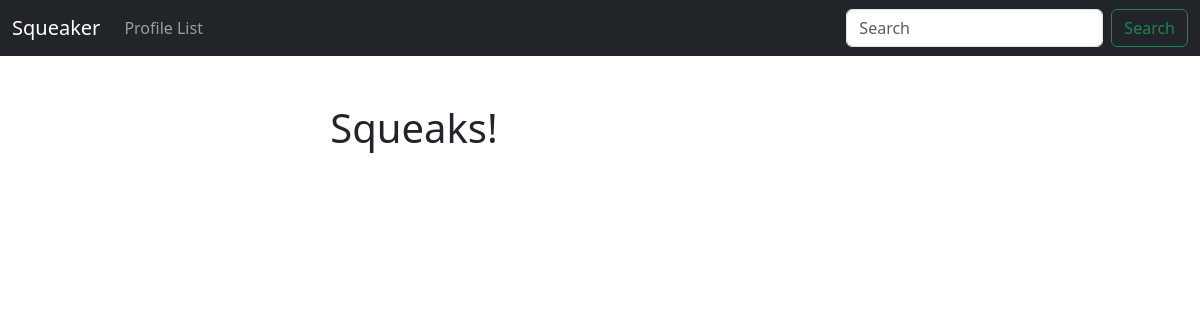
Before: /home/ with the older database file.
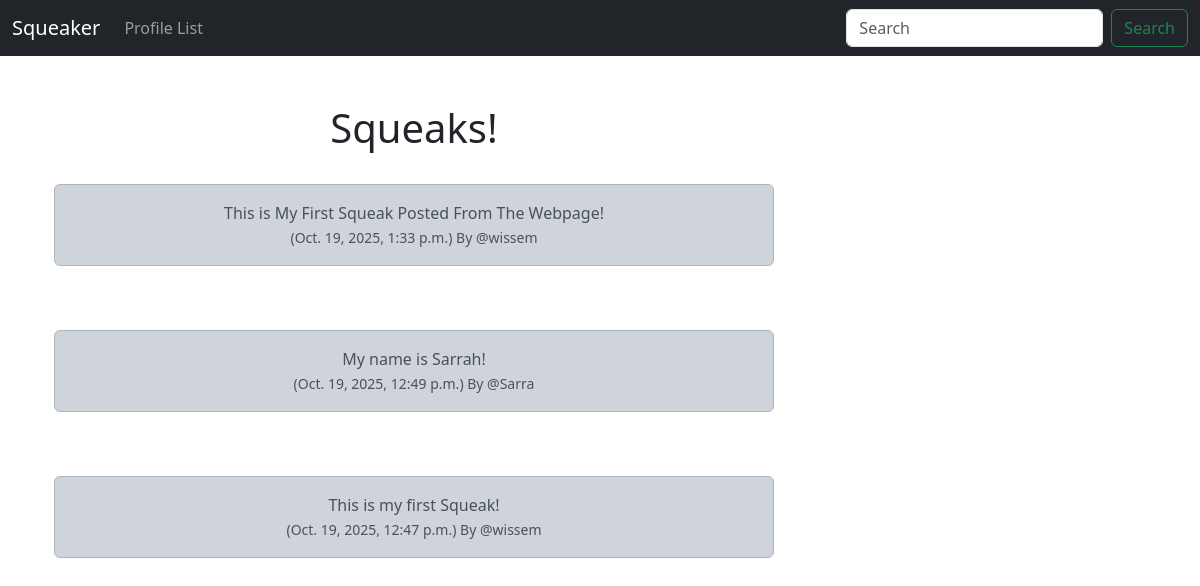
After: the same page with the newer database file.
### musker/models.py (models this page shows, shortened)
class Meep(models.Model):
    user = models.ForeignKey(
        User, related_name="meeps",
        on_delete=models.DO_NOTHING
        )
    body = models.CharField(max_length=200)
    created_at = models.DateTimeField(auto_now_add=True)

### musker/views.py (the view)
# urls.py: path('home/', views.home, name='home'),
def home(request):
    if request.user.is_authenticated:
        form = MeepForm(request.POST or None)
        if request.method == "POST":
            if form.is_valid():
                meep = form.save(commit=False)
                meep.user = request.user
                meep.save()
                messages.success(request , ("Your Squeak Has Been Posted"))
                return redirect('home')
        meeps = Meep.objects.all().order_by("-created_at")
        return render (request, 'home.html' , {"meeps":meeps, "form":form})
    else:
        meeps = Meep.objects.all().order_by("-created_at")
        return render (request, 'home.html' , {"meeps":meeps})

### musker/templates/home.html (shortened to what this page needs)
{%extends 'base.html'%}
{% block content %}
<div class="container text-center">
    <div class="row">
        <div class="col-8">
<h1> Squeaks! </h1>
<br/>
    {% for meep in meeps %}
        <div class="alert alert-dark" role="alert">
            {{ meep.body }}<br/>
            <small class="text-muted">
                ({{meep.created_at}}) By
                @{{ meep.user.username }}
            </small>
        </div><br/><br/>
    {% endfor %}
        </div>
    <div class="col-4">
    <br/><br/><br/>
    </div>
{% endblock %}

Changed rows visible on the page:
added Meep: body "This is My First Squeak Posted From The Webpage!", created_at "Oct. 19, 2025, 1:33 p.m.", user.username "wissem"
added Meep: body "My name is Sarrah!", created_at "Oct. 19, 2025, 12:49 p.m.", user.username "Sarra"
added Meep: body "This is my first Squeak!", created_at "Oct. 19, 2025, 12:47 p.m.", user.username "wissem"
